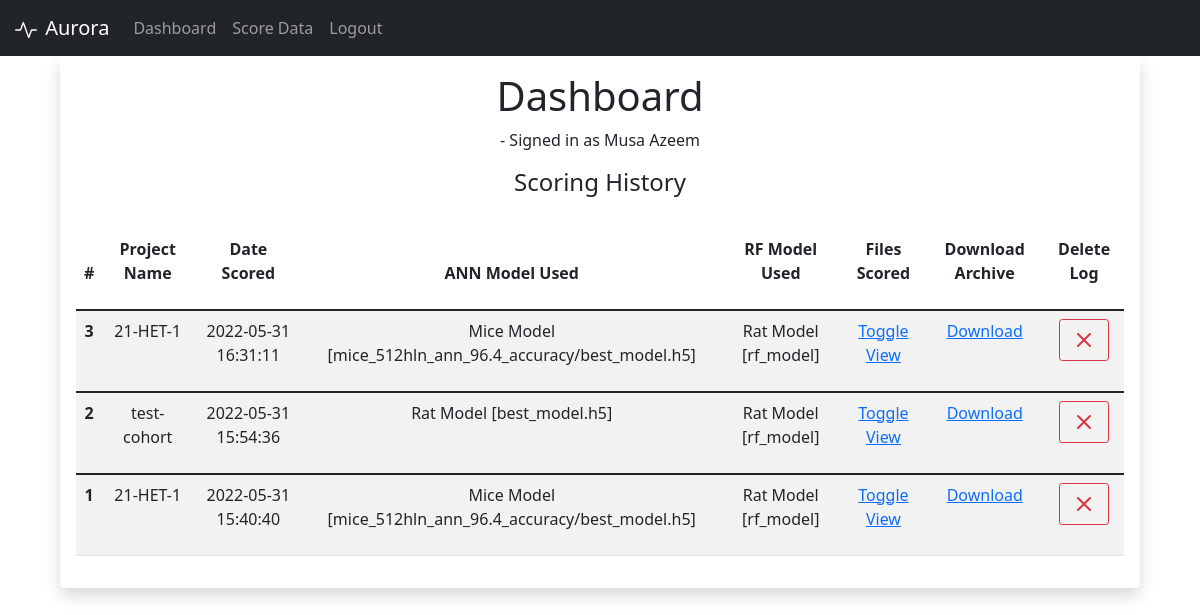
The page /dashboard (signed in) on the database as committed earlier.
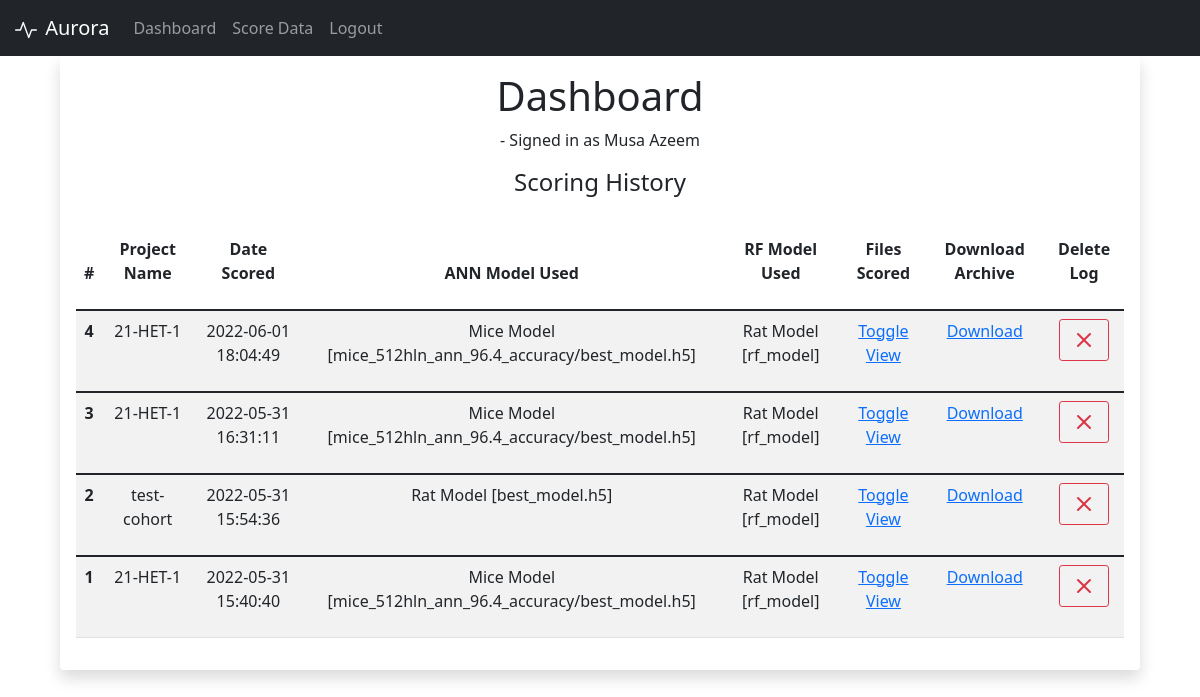
The same page on the database as committed later.
### app.py (models this page shows)
class ScoringLog(db.Model):
    id = db.Column(db.Integer, primary_key=True)
    email = db.Column(db.String(200), nullable=False)
    project_name = db.Column(db.String(200), nullable=False)
    date_scored = db.Column(db.DateTime, default=datetime.utcnow)
    filename = db.Column(db.String(200), nullable=False)    #filename in ARCHIVE_FOLDER
    ann_model = db.Column(db.String(200), nullable=False)
    rf_model = db.Column(db.String(200), nullable=False)
    files = db.Column(db.String(1000), nullable=False)      # json list of files
    is_deleted = db.Column(db.Boolean, default=False)

### app.py (the view)
@app.route('/dashboard')
@login_required
def dashboard():
    logs = list(ScoringLog.query.filter_by(email=current_user.email, is_deleted=False))
    logs.reverse()
    print(logs)
    files = []
    for log in logs:
        log.date_scored = str(log.date_scored)[:-7]
        files.append(json.loads(log.files)[0])
    return render_template('dashboard.jinja',
                           name=f'{current_user.first_name} {current_user.last_name}',
                           logs=logs,
                           files=files)

### app.py (called while the page is built)
@login_manager.user_loader
def load_user(user_id):
    return Users.query.get(int(user_id))

### templates/dashboard.jinja (shortened to what this page needs)
{% extends 'base.jinja' %}
{% block body %}
    <h1 class="text-center">Dashboard</h1>
    <p class="text-center">- Signed in as {{ name }}</p>
    <h4 class="text-center">Scoring History</h4>
    <br>
    <table class="table table-striped table-hover table-condensed">
        <thead>
            <tr>
                <th scope="col"><p class="text-center">#</p></th>
                <th scope="col"><p class="text-center">Project Name</p></th>
                <th scope="col"><p class="text-center">Date Scored</p></th>
                <th scope="col"><p class="text-center">ANN Model Used</p></th>
                <th scope="col"><p class="text-center">RF Model Used</p></th>
                <th scope="col"><p class="text-center">Files Scored</p></th>
                <th scope="col"><p class="text-center">Download Archive</p></th>
                <th scope="col"><p class="text-center">Delete Log</p></th>
            </tr>
        </thead>
        {% for log in logs %}
            <tbody>
                <tr >
                    <th scope="row"><p class="text-center">{{ log.id }}</p></th>
                    <td><p class="text-center">{{ log.project_name }}</p></td>
                    <td><p class="text-center">{{ log.date_scored }}</p></td>
                    <td><p class="text-center">{{ log.ann_model }}</p></td>
                    <td><p class="text-center">{{ log.rf_model }}</p></td>
                    <td>
                        <a href="#collapseFiles{{ log.id }}" data-bs-toggle="collapse">
                            <p class="text-center">Toggle View</p>
                        </a>
                    </td>
                    <td>
                        <a href="{{ url_for('download_archive_zip', filename=log.filename) }}">
                            <p class="text-center">Download</p>
                        </a>
                    </td>
                    <td>
                        <div class="text-center">
                            <a href="{{ url_for('delete_log', log_id=log.id) }}" class="btn btn-sm btn-outline-danger">
                            </a>
                        </div>
                    </td>
                </tr>
            </tbody>
        {% endfor %}
    </table>
{% endblock body %}

### templates/base.jinja (shortened to what this page needs)
<!DOCTYPE html>
<html lang="en">
<html>
    <head>
        {% include 'inc/head.jinja' %}
        <link href="{{ url_for('static',filename='styles/bootstrap-custom.css') }}" rel="stylesheet">
    </head>
    <body>
        {% include 'inc/navbar.jinja' %}
        <div class="container shadow p-3 mb-5 bg-white rounded" id="base-body">
            {% block body %}{% endblock body %}
        </div>
    </body>
</html>

### templates/inc/head.jinja (shortened to what this page needs)
<link href="https://cdn.jsdelivr.net/npm/bootstrap@5.1.3/dist/css/bootstrap.min.css" rel="stylesheet"
>

### templates/inc/navbar.jinja (shortened to what this page needs)
<nav class="navbar navbar-expand-lg navbar-dark bg-dark">
    <div class="container-fluid">
        <a class="navbar-brand" href="{{ url_for('index') }}">
            Aurora
        </a>
        <div class="collapse navbar-collapse" id="navbarSupportedContent">
            <ul class="navbar-nav me-auto mb-2 mb-lg-0">
                <li>
                    <a class="nav-link" href="{{ url_for('dashboard') }}">Dashboard</a>
                </li>
                <li class="nav-item">
                    <a class="nav-link" href="{{ url_for('score_data') }}">Score Data</a>
                </li>
                <li class="nav-item">
                    <a class="nav-link" href="{{ url_for('logout') }}">Logout</a>
                </li>
            </ul>
        </div>
    </div>
</nav>

Rows that differ between the two databases and show on the page:
added ScoringLog: id "4", project_name "21-HET-1", date_scored "2022-06-01 18:04:49", ann_model "Mice Model [mice_512hln_ann_96.4_accuracy/best_model.h5]", rf_model "Rat Model [rf_model]"
